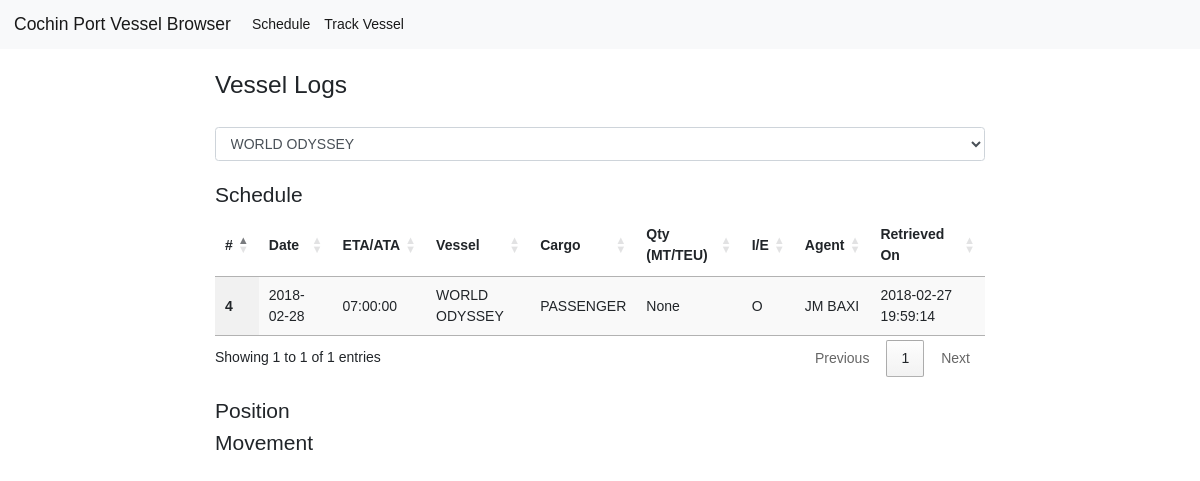
The app's page /vessel?vs=4 with its own data.
### vesselapp/models.py (models this page shows)
class VesselSchedule(db.Model):
    vs_id = db.Column(db.Integer, primary_key=True)
    arv_dt = db.Column(db.DateTime)
    vessel_ref = db.Column(db.Integer, db.ForeignKey('vessel.v_id'), nullable=False)
    cargo = db.Column(db.String(64))
    qty = db.Column(db.String(32))
    v_type = db.Column(db.String(8))
    agent = db.Column(db.String(64))
    scraped_on = db.Column(db.DateTime(timezone=True), server_default=func.now())

class Vessel(db.Model):
    v_id = db.Column(db.Integer, primary_key=True)
    v_name = db.Column(db.String(256))
    arv_dt = db.Column(db.DateTime)
    vs = db.relationship('VesselSchedule', backref='vessel', lazy=True)
    vp = db.relationship('VesselPosition', backref='vessel', lazy=True)
    cargo = db.Column(db.String(64))
    qty = db.Column(db.String(32))
    v_type = db.Column(db.String(8))
    agent = db.Column(db.String(64))
    updated_on = db.Column(db.DateTime(timezone=True), server_default=func.now())

### vesselapp/views.py (the view)
class VesselView(views.MethodView):
    def get(self):
        vessels = Vessel.query.all()
        vessel_choice = request.args.get('vs')
        selection = vessel_choice if vessel_choice else vessels[0].v_id
        schedule = VesselSchedule.query.filter(VesselSchedule.vessel_ref == selection)
        return render_template('vessel.html', \
            vessels=vessels, \
            schedule=schedule)

### vesselapp/templates/vessel.html (shortened to what this page needs)
{% extends "layout.html" %}
{% block content %}
<div class="row">
  <div class="col-md-2"></div>
  <div class="col-md-8">
    <br />
    <h3>Vessel Logs</h3>
    <br />
    <form action="/vessel" method='GET'>
      <select class="form-control" name="vs" onchange='this.form.submit()'>
        {% for vessel in vessels %}
        <option value="{{ vessel.v_id }}" {% if request.args.get('vs') == vessel.v_id|string() %} selected {% endif %}>{{ vessel.v_name }}</option>
        {% endfor %}
      </select>
    </form>
    <br />
    <h4>Schedule</h4>
    <table id="schedule" class="display" cellspacing="0" width="100%">
      <thead>
        <tr>
          <th scope="col">#</th>
          <th scope="col">Date</th>
          <th scope="col">ETA/ATA</th>
          <th scope="col">Vessel</th>
          <th scope="col">Cargo</th>
          <th scope="col">Qty (MT/TEU)</th>
          <th scope="col">I/E</th>
          <th scope="col">Agent</th>
          <th scope="col">Retrieved On</th>
        </tr>
      </thead>
      <tbody>
        {% for row in schedule %}
        <tr>
          <th scope="row">{{ row.vs_id }}</th>
          <td>{{ row.arv_dt.date() }}</td>
          <td>{{ row.arv_dt.time() }}</td>
          <td>{{ row.vessel.v_name }}</td>
          <td>{{ row.cargo }}</td>
          <td>{{ row.qty }}</td>
          <td>{{ row.v_type }}</td>
          <td>{{ row.agent }}</td>
          <td>{{ row.scraped_on }}</td>
        </tr>
        {% endfor %}
      </tbody>
    </table>
    <br />
    <h4>Position</h4>
    <h4>Movement</h4>
  </div>
</div>
{% endblock %}

### vesselapp/static/css/app.css (style rules this page uses)
html, body { font-family: 'Helvetica', sans-serif; font-size: 14px; }

### records on screen
VesselSchedule: vs_id "4", arv_dt "2018-02-28", arv_dt.time "07:00:00", vessel.v_name "WORLD ODYSSEY", cargo "PASSENGER", qty "None", v_type "O", agent "JM BAXI", scraped_on "2018-02-27 19:59:14"

### other values on screen
form field vs "WORLD ODYSSEY"
